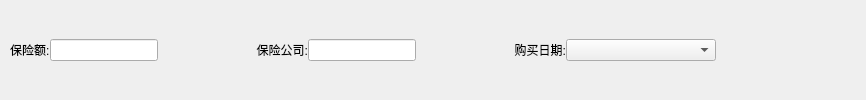
        <widget class="QWidget" name="widget_16" native="true">
         <layout class="QHBoxLayout" name="horizontalLayout_12">
          <property name="spacing">
           <number>0</number>
          </property>
          <property name="leftMargin">
           <number>10</number>
          </property>
          <property name="topMargin">
           <number>0</number>
          </property>
          <property name="rightMargin">
           <number>0</number>
          </property>
          <property name="bottomMargin">
           <number>0</number>
          </property>
          <item>
           <widget class="QLabel" name="label_37">
            <property name="maximumSize">
             <size>
              <width>50</width>
              <height>16777215</height>
             </size>
            </property>
            <property name="text">
             <string>保险额:</string>
            </property>
           </widget>
          </item>
          <item>
           <widget class="QLineEdit" name="lineEdit_34">
            <property name="maximumSize">
             <size>
              <width>150</width>
              <height>16777215</height>
             </size>
            </property>
           </widget>
          </item>
          <item>
           <widget class="QLabel" name="label_38">
            <property name="minimumSize">
             <size>
              <width>150</width>
              <height>0</height>
             </size>
            </property>
            <property name="maximumSize">
             <size>
              <width>150</width>
              <height>16777215</height>
             </size>
            </property>
            <property name="text">
             <string>保险公司:</string>
            </property>
            <property name="alignment">
             <set>Qt::AlignRight|Qt::AlignTrailing|Qt::AlignVCenter</set>
            </property>
           </widget>
          </item>
          <item>
           <widget class="QLineEdit" name="lineEdit_35">
            <property name="maximumSize">
             <size>
              <width>150</width>
              <height>16777215</height>
             </size>
            </property>
           </widget>
          </item>
          <item>
           <widget class="QLabel" name="label_39">
            <property name="minimumSize">
             <size>
              <width>150</width>
              <height>0</height>
             </size>
            </property>
            <property name="maximumSize">
             <size>
              <width>150</width>
              <height>16777215</height>
             </size>
            </property>
            <property name="text">
             <string>购买日期:</string>
            </property>
            <property name="alignment">
             <set>Qt::AlignRight|Qt::AlignTrailing|Qt::AlignVCenter</set>
            </property>
           </widget>
          </item>
          <item>
           <widget class="QComboBox" name="comboBox_3">
            <property name="minimumSize">
             <size>
              <width>150</width>
              <height>0</height>
             </size>
            </property>
            <property name="maximumSize">
             <size>
              <width>150</width>
              <height>16777215</height>
             </size>
            </property>
           </widget>
          </item>
          <item>
           <spacer name="horizontalSpacer_19">
            <property name="orientation">
             <enum>Qt::Horizontal</enum>
            </property>
            <property name="sizeType">
             <enum>QSizePolicy::Maximum</enum>
            </property>
            <property name="sizeHint" stdset="0">
             <size>
              <width>150</width>
              <height>0</height>
             </size>
            </property>
           </spacer>
          </item>
         </layout>
        </widget>
